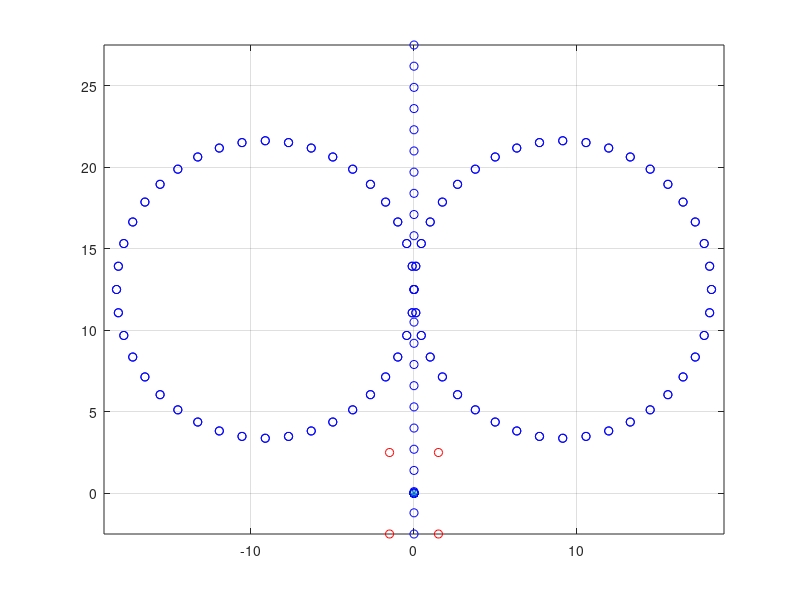

Reproduce this figure in MATLAB. (Note: this script raises an error after producing the figure.)
clc
clear
%% 参数设计
star_pose_x = 0;   %先验8字绕环车辆起始x位置 m
star_pose_y = -2.5;%先验8字绕环车辆起始y位置 m
r = 9.125;         %先验8字绕环圆的半径
lane_width = 3;    %先验8字绕环车道宽 m
cones_interval = 5;%先验8字绕环纵向锥桶间距 m
cones_real_heading = 270;%实际的4个锥桶方位角 deg
cones_real_center_x = 134.234; %实际的4个锥桶重心x位置 m
cones_real_center_y = 145.234; %实际的4个锥桶重心y位置 m
rand_num1 = rand(1) * 0.4; %随机数，范围0-0.4；模拟真实锥桶摆放
rand_num2 = rand(1) * 0.4; %随机数，范围0-0.4；
rand_num3 = rand(1) * 0.4; %随机数，范围0-0.4；
rand_num4 = rand(1) * 0.4; %随机数，范围0-0.4；
%% 建立先验8字路径
refPoses = zeros(191,2);
    cones_origin_poses = zeros(4,2);
    index =1;
    refPoses(1,:)=[star_pose_x,star_pose_y];
    for i =1:10
        refPoses(index+i,:)=[star_pose_x,star_pose_y+1.3*i];
    end
    index = index+20;
    for i=1:20
         refPoses(index+i,:)=[star_pose_x+r-r*cos(i*(pi/20)),r*sin(i*(pi/20))+15+star_pose_y];
    end
    index=index+20;
    for i=1:20
         refPoses(index+i,:)=[star_pose_x+r-r*cos(pi+i*(pi/20)),r*sin(pi+i*(pi/20))+15+star_pose_y];
    end
    index=index+20;
    for i=1:20
         refPoses(index+i,:)=[star_pose_x+r-r*cos(i*(pi/20)),r*sin(i*(pi/20))+15+star_pose_y];
    end
    index=index+20;
    for i=1:20
         refPoses(index+i,:)=[star_pose_x+r-r*cos(pi+i*(pi/20)),r*sin(pi+i*(pi/20))+15+star_pose_y];
    end
    index=index+20;
    for i=1:20
        refPoses(index+i,:)=[star_pose_x-r+r*cos(i*(pi/20)),r*sin(i*(pi/20))+15+star_pose_y];
    end
    index=index+20;
    for i=1:20
        refPoses(index+i,:)=[star_pose_x-r+r*cos(pi+i*(pi/20)),r*sin(pi+i*(pi/20))+15+star_pose_y];
    end
    index=index+20;
    for i=1:20
        refPoses(index+i,:)=[star_pose_x-r+r*cos(i*(pi/20)),r*sin(i*(pi/20))+15+star_pose_y];
    end
    index=index+20;
    for i=1:20
        refPoses(index+i,:)=[star_pose_x-r+r*cos(pi+i*(pi/20)),r*sin(pi+i*(pi/20))+15+star_pose_y];
    end
    index=index+20;
    for i =1:10
        refPoses(index+i,:)=[star_pose_x,star_pose_y+17+1.3*i];
    end
    figure(1);
%% 建立先验初始4个黄色锥桶位置
cones_poses = [star_pose_x-lane_width/2,star_pose_y; %根据赛道初始位置确定4个锥桶位置。
               star_pose_x+lane_width/2,star_pose_y;
               star_pose_x-lane_width/2,star_pose_y+5;
               star_pose_x+lane_width/2,star_pose_y+5;];
plot(cones_poses(:,1),cones_poses(:,2),'ro'); %画锥桶
hold on;
grid on;
axis equal;
plot(refPoses(:,1),refPoses(:,2),'bo');%画路径
%% 建立假设实际4个黄色锥桶的位置
%模拟4个锥桶位置，通过平移旋转先验锥桶位置，并且添加随机数模拟实际摆放误差。
%先求出4个黄色锥桶的重心位置
cones_center_origin_x =sum(cones_poses(:,1))/4;
cones_center_origin_y =sum(cones_poses(:,2))/4;
plot(cones_center_origin_x,cones_center_origin_y,'*');
%确定当前4个锥桶的方位角(航向角)
cones_origin_heading = atan2d(refPoses(2,2) -refPoses(1,2) ,refPoses(2,1) -refPoses(1,1));
diff_cones_heading =-(cones_real_heading - cones_origin_heading);
%先将锥桶重心平移到原点
cones_origin_poses(:,1) = cones_poses(:,1) - cones_center_origin_x;
cones_origin_poses(:,2) = cones_poses (:,2)- cones_center_origin_y;
%旋转
eul = [deg2rad(diff_cones_heading) 0 0];
rotation_matrix_ = eul2rotm(eul);
rotation_matrix_ = rotation_matrix_(1:2,:);
cones_poses_real = cones_origin_poses * rotation_matrix_;
%从重心平移回先验锥桶重心
cones_poses_real(:,1) = cones_poses_real(:,1) + cones_center_origin_x;
cones_poses_real(:,2) = cones_poses_real(:,2) + cones_center_origin_y;
%平移到期望预设锥桶位置
cones_poses_real(:,1) = cones_poses_real(:,1) + (cones_real_center_x -cones_center_origin_x);
cones_poses_real(:,2) = cones_poses_real(:,2) + (cones_real_center_y -cones_center_origin_y);
%加上随机数，模拟锥桶摆放
cones_poses_real(1,:) = cones_poses_real(1,:) + rand_num1;
cones_poses_real(2,:) = cones_poses_real(2,:) + rand_num2;
cones_poses_real(3,:) = cones_poses_real(3,:) + rand_num3;
cones_poses_real(4,:) = cones_poses_real(4,:) + rand_num4;

%画期望4个锥桶位置
plot(cones_poses_real(:,1),cones_poses_real(:,2),'o');
%% 根据实际锥桶位置和先验锥桶位置得到旋转矩阵和平移矩阵
new_pose = Skid(cones_poses,cones_poses_real,refPoses); %调用函数
plot(new_pose(:,1),new_pose(:,2),'go'); %画现在的实际路径曲线
%% 支持CodeGen的函数，用于ROS C++ / Simulink
function New_refPoses = Skid(cones_pre_Pose,cones_real_Pose,refPoses)
%input:cones_pre/real_Pos 4by2 Matrix %4个锥桶的先验/实际位置
       %row1 first left cone;
       %row2 first right cone;
       %row3 second left cone;
       %row4 second right cone;
%input:refPoses:8字的先验路径
%output:New_refPoses: 8字的实际路径

New_refPoses = zeros(191,2);
pose_temp = zeros(191,2);
%1.根据4个实际锥桶位置计算实际4个锥桶的方位角,重心坐标
cones_real_mid_x_1 = (cones_real_Pose(1,1)+ cones_real_Pose(2,1))/2;
cones_real_mid_y_1 = (cones_real_Pose(1,2)+ cones_real_Pose(2,2))/2;
cones_real_mid_x_2 = (cones_real_Pose(3,1)+ cones_real_Pose(4,1))/2;
cones_real_mid_y_2 = (cones_real_Pose(3,2)+ cones_real_Pose(4,2))/2;
diff_cones_real_x = cones_real_mid_x_2 - cones_real_mid_x_1;
diff_cones_real_y = cones_real_mid_y_2 - cones_real_mid_y_1;
cones_real_heading = atan2d(diff_cones_real_y,diff_cones_real_x);
cones_real_center_x =sum(cones_real_Pose(:,1))/4;
cones_real_center_y =sum(cones_real_Pose(:,2))/4;
%2..根据4个先验锥桶位置计算实际4个锥桶的方位角，重心坐标
cones_pre_mid_x_1 = (cones_pre_Pose(1,1)+ cones_pre_Pose(2,1))/2;
cones_pre_mid_y_1 = (cones_pre_Pose(1,2)+ cones_pre_Pose(2,2))/2;
cones_pre_mid_x_2 = (cones_pre_Pose(3,1)+ cones_pre_Pose(4,1))/2;
cones_pre_mid_y_2 = (cones_pre_Pose(3,2)+ cones_pre_Pose(4,2))/2;
diff_cones_pre_x = cones_pre_mid_x_2 - cones_pre_mid_x_1;
diff_cones_pre_y = cones_pre_mid_y_2 - cones_pre_mid_y_1;
cones_pre_heading = atan2d(diff_cones_pre_y ,diff_cones_pre_x);
cones_pre_center_x = sum(cones_pre_Pose(:,1))/4;
cones_pre_center_y = sum(cones_pre_Pose(:,2))/4;
%3 .计算方位偏差并计算旋转矩阵
diff_heading = -(cones_real_heading - cones_pre_heading); %deg
eu1 = [deg2rad(diff_heading) 0 0];
rotmZYX = eul2rotm(eu1);
%4 .将参考路径所有点减去实际锥桶重心后再进行旋转
refPoses(:,1) = refPoses(:,1) - cones_pre_center_x;
refPoses(:,2) = refPoses(:,2) - cones_pre_center_y;
pose_temp(:,:) = refPoses * rotmZYX(1:2,1:2);
pose_temp(:,1) = pose_temp(:,1) + cones_pre_center_x;
pose_temp(:,2) = pose_temp(:,2) + cones_pre_center_y;
%平移到实际位置
diff_x = cones_real_center_x - cones_pre_center_x; %两重心位置之差
diff_y = cones_real_center_y - cones_pre_center_y; %两重心位置之差
pose_temp(:,1) = pose_temp(:,1) + diff_x;
pose_temp(:,2) = pose_temp(:,2) + diff_y;
New_refPoses(:,:) = pose_temp(:,:);
end